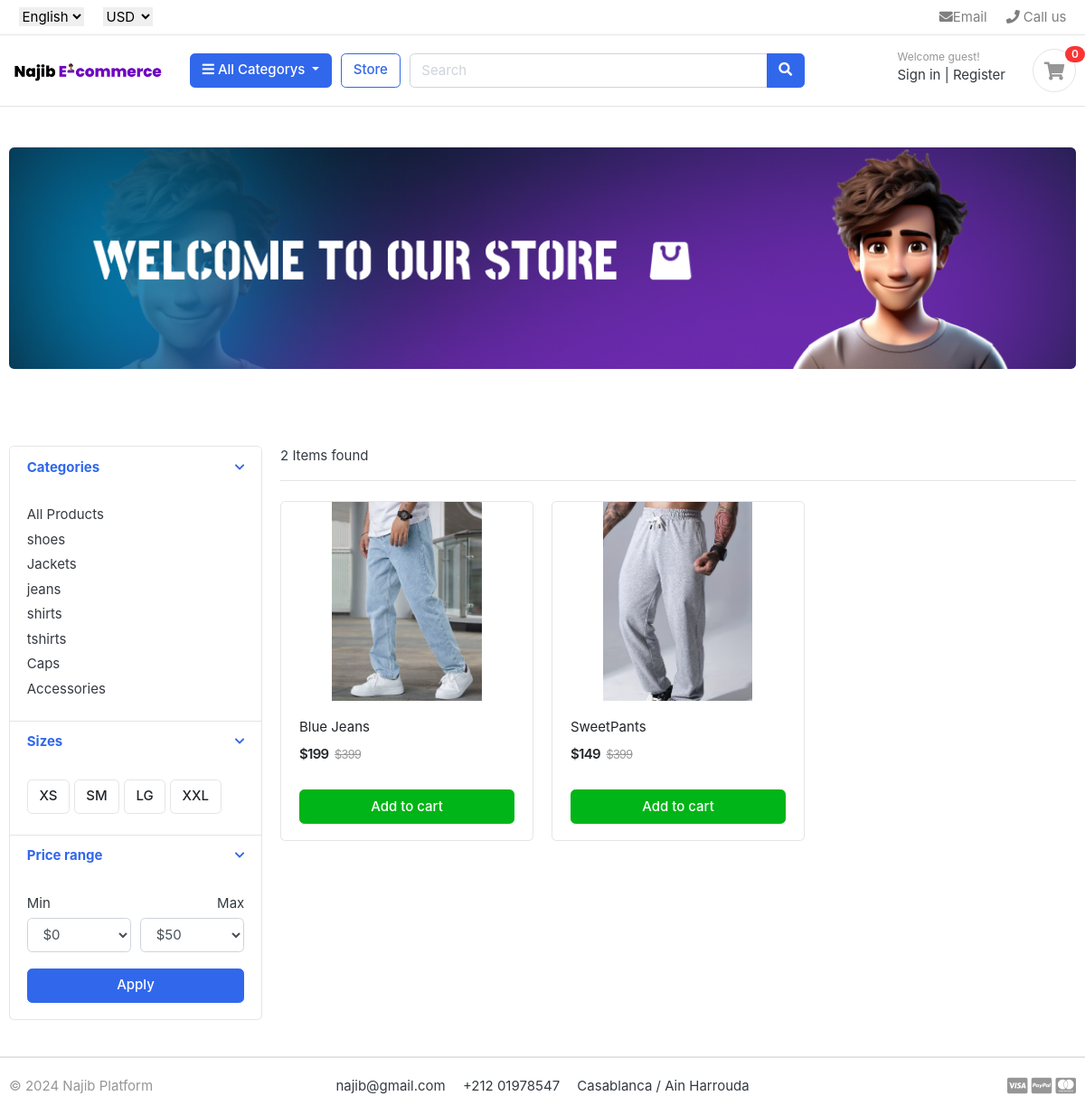
Page /store/category/jeans/ on the committed database.
### category/models.py (models this page shows, shortened)
class Category(models.Model):
    category_name = models.CharField(max_length=50, unique=True)
    slug = models.SlugField(max_length=100, unique=True)
    description = models.CharField(max_length=255, blank=True)
    cat_image = models.ImageField(upload_to='photos/categories', blank=True)
    def get_url(self):
        return reverse('products_by_category', args=[self.slug])
    class Meta:
        verbose_name = 'category'
        verbose_name_plural = 'categories'

### store/models.py (models this page shows, shortened)
class Product(models.Model):
    product_name = models.CharField(max_length=200, unique=True)
    slug = models.SlugField(max_length=200, unique=True)
    description = models.TextField(max_length=200, unique=True)
    price = models.IntegerField()
    images = models.ImageField(upload_to='photos/products', unique=True)
    stock = models.IntegerField()
    is_available = models.BooleanField(default=True)
    category = models.ForeignKey(Category, on_delete=models.CASCADE)
    created_date = models.DateTimeField(auto_now_add=True)
    modified_date = models.DateTimeField(auto_now=True)
    def get_url(self):
        return reverse('product_detail', args=[self.category.slug, self.slug])

### store/views.py (the view)
# urls.py: path('store/', include('store.urls')),
def store(request,category_slug=None):
    categories = None
    products = None
    if(category_slug != None):
        categories = get_object_or_404(Category, slug = category_slug)
        products = Product.objects.filter(category = categories, is_available=True)
        paginator = Paginator(products,3)
        page = request.GET.get('page')
        page_products = paginator.get_page(page)
        product_count = products.count()
    else:
        products = Product.objects.all().filter(is_available=True)
        paginator = Paginator(products,3)
        page = request.GET.get('page')
        page_products = paginator.get_page(page)
        product_count = products.count()
    context = {
            'products':page_products,
            'product_count': product_count
    }
    return render(request, 'store/store.html', context)

### carts/context_processor.py (called while the page is built)
def counter(request):
    cart_count = 0
    if 'admin' in request.path:
        return {}
    else:
        try:
            cart = Cart.objects.filter(card_id = _cart_id(request))
            cart_items = CartItem.objects.all().filter(cart=cart[:1])
            for cart_item in cart_items:
                cart_count += cart_item.quantity
        except Cart.DoesNotExist:
            cart_count = 0
        return dict(cart_count = cart_count)

### carts/views.py (called while the page is built)
def _cart_id(request):
    cart = request.session.session_key
    if not cart :
        cart = request.session.create()
    return cart

### category/context_processors.py (called while the page is built)
def menu_links(request):
    links = Category.objects.all()
    return dict(links=links)

### templates/store/store.html (shortened to what this page needs)
{% extends '../base.html' %}
{% block content %}
<section class="section-pagetop">
<div class="container">
	{% if 'search' in request.path %}
	<h2 class="title-page">Searched Products</h2>
	{% else %}
	<img src="/static/images/banners/banner1.jpg" class="img-fluid rounded">
	{% endif %}
</div>
</section>
<section class="section-content padding-y">
<div class="container">
<div class="row">
	<aside class="col-md-3">
<div class="card">
	<article class="filter-group">
		<header class="card-header">
			<a href="#" data-toggle="collapse" data-target="#collapse_1" aria-expanded="true" class="">
				<i class="icon-control fa fa-chevron-down"></i>
				<h6 class="title">Categories</h6>
			</a>
		</header>
		<div class="filter-content collapse show" id="collapse_1" style="">
			<div class="card-body">
				<ul class="list-menu">
					<li><a href="{% url 'store' %}">All Products</a></li>
				  {% for category in links %}
					<li><a href="{{ category.get_url }}">{{ category.category_name }}</a></li>
				  {% endfor %}
				</ul>
			</div>
		</div>
	</article>
	<article class="filter-group">
		<header class="card-header">
			<a href="#" data-toggle="collapse" data-target="#collapse_4" aria-expanded="true" class="">
				<i class="icon-control fa fa-chevron-down"></i>
				<h6 class="title">Sizes </h6>
			</a>
		</header>
		<div class="filter-content collapse show" id="collapse_4" style="">
			<div class="card-body">
			  <label class="checkbox-btn">
			    <span class="btn btn-light"> XS </span>
			  </label>
			  <label class="checkbox-btn">
			    <span class="btn btn-light"> SM </span>
			  </label>
			  <label class="checkbox-btn">
			    <span class="btn btn-light"> LG </span>
			  </label>
			  <label class="checkbox-btn">
			    <span class="btn btn-light"> XXL </span>
			  </label>
		</div>
		</div>
	</article>
	<article class="filter-group">
		<header class="card-header">
			<a href="#" data-toggle="collapse" data-target="#collapse_3" aria-expanded="true" class="">
				<i class="icon-control fa fa-chevron-down"></i>
				<h6 class="title">Price range </h6>
			</a>
		</header>
		<div class="filter-content collapse show" id="collapse_3" style="">
			<div class="card-body">
				<div class="form-row">
				<div class="form-group col-md-6">
				  <label>Min</label>
				  	<select class="mr-2 form-control">
						<option value="0">$0</option>
					</select>
				</div>
				<div class="form-group text-right col-md-6">
				  <label>Max</label>
				  	<select class="mr-2 form-control">
						<option value="50">$50</option>
					</select>
				</div>
				</div>
				<button class="btn btn-block btn-primary">Apply</button>
			</div>
		</div>
	</article>
</div>
	</aside>
	<main class="col-md-9">
<header class="border-bottom mb-4 pb-3">
		<div class="form-inline">
			<span class="mr-md-auto">{{ product_count }} Items found </span>
		</div>
</header>
<div class="row">
	{% if products %}
	{% for product in products %}
	<div class="col-md-4">
		<figure class="card card-product-grid">
			<div class="img-wrap">
				<a href="{{ product.get_url }}">
					<img src="{{ product.images.url }}">
				</a>
			</div>
			<figcaption class="info-wrap">
				<div class="fix-height">
					<a href="{{ product.get_url }}" class="title">{{ product.product_name }}</a>
					<div class="price-wrap mt-2">
						<span class="price">${{ product.price }}</span>
						<del class="price-old">$399</del>
					</div>
				</div>
				<a href="{% url 'add_cart' product.id %}" class="btn btn-block btn-success">Add to cart </a>
			</figcaption>
		</figure>
	</div>
	{% endfor %}
	{% else %}
	<img src="/static/images/banners/coverNotFound.jpg" class="img-fluid rounded">
	{% endif %}
</div>
	</main>
</div>
</div>
</section>
</body>
</html>
{% endblock %}

### static/css/ui.css (style rules this page uses)
html { font-family: "Inter", sans-serif; font-size: 15px; }
.img-wrap { text-align: center; display: block; }
.img-wrap img { max-width: 100%; }
.price-wrap { letter-spacing: -0.7px; }
.padding-y { padding-top: 40px; padding-bottom: 40px; }
figure { margin-bottom: 0; }
article:after, .form-group:after { display: block; clear: both; content: ""; }
.btn-light { background-color: #fff; border-color: #e4e4e4; }
[class*=list-] li:after { visibility: hidden; display: block; content: ""; overflow: hidden; height: 0; clear: both; }
.list-menu { list-style: none; margin: 0; padding-left: 0; }
.list-menu li { margin-bottom: 5px; }
.list-menu a { color: #343a40; }
[class*=card-product] a.title { color: #212529; display: block; }
[class*=card-product] .img-wrap { overflow: hidden; position: relative; }
[class*=card-product] .img-wrap img { height: 100%; max-width: 100%; width: auto; display: inline-block; -o-object-fit: cover; object-fit: cover; }
.card-product-grid { margin-bottom: 20px; }
.card-product-grid .img-wrap { border-radius: 0.2rem 0.2rem 0 0; height: 220px; }
.card-product-grid .info-wrap { overflow: hidden; padding: 18px 20px; }
.card-product-grid .fix-height { height: 80px; overflow: hidden; }
.card .img-wrap { overflow: hidden; }
.price { font-weight: 600; color: #212529; }
.price-old { color: #969696; margin-left: 3px; font-size: 85%; }
.icon-control { margin-top: 5px; float: right; font-size: 80%; }
.card-header .title { margin-bottom: 0; line-height: 1.5; }
.filter-group { border-bottom: 1px solid #e4e4e4; }
.filter-group .card-header { border-bottom: 0; }
.filter-group:last-child { border-bottom: 0; }
.checkbox-btn { position: relative; }
.section-pagetop { padding: 45px 0; }

### templates/base.html (style rules this page uses)
select { border: none; }

### rows in the picture
Category: category_name "shoes"
Category: category_name "Jackets"
Category: category_name "jeans"
Category: category_name "shirts"
Category: category_name "tshirts"
Category: category_name "Caps"
Category: category_name "Accessories"
Product: images (picture), product_name "Blue Jeans", price "199"
Product: images (picture), product_name "SweetPants", price "149"

### other values in the picture
{{ cart_count }} "0"
{{ product_count }} "2"
